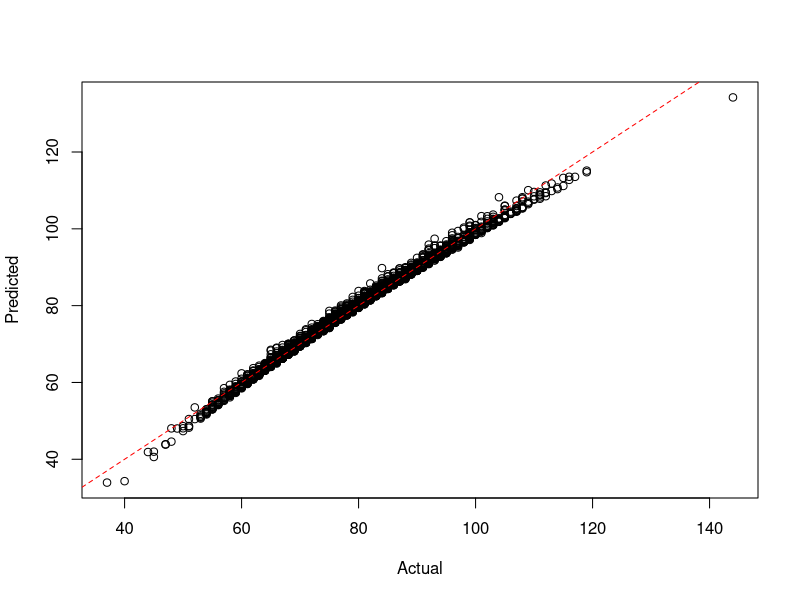

The R source for this figure:
setwd("c:/github/doerodney/NCAAB-D1M-2015-2016")

df = read.csv("dataframe.csv", header=TRUE)

summary(df)

# margin of victory
# df$mov = df$win_points_scored - df$loss_points_scored

model = lm(win_points_scored ~
	win_conference + 
	win_possessions + 
	win_offensive_rating + 
	win_defensive_rating + 
	win_personal_fouls + 
	loss_conference + 
	loss_possessions + 
	loss_offensive_rating + 
	loss_defensive_rating + 
	loss_defensive_rebounds + 
	loss_steals + 
	loss_blocked_shots + 
	loss_personal_fouls,
	data=df)

# remove low contributors
plotFit <- function(yObserved, yFitted, intercept=0) {
  plot(yObserved, yFitted, xlab="Actual", ylab="Predicted")
  abline(intercept, 1, lty=2, col=rgb(1,0,0))
}

plotFit(df$win_points_scored, fitted(model))


getGamePossessionRange <- function(df, teamName, opponentName) {
    teamPossessions <- getPossessions(df, teamName)
    opponentPossessions <- getPossessions(df, opponentName)
    
    possessions <- sort(c(teamPossessions, opponentPossessions))
    
    possessionRange <- seq(min(possessions), max(possessions))
    
    return(possessionRange)
}  


getPossessions <- function(df, teamName) {
    df <- as.data.frame(df)
    Possessions <- c(df$win_possessions[which(df$win_team == teamName)],
                     df$loss_possessions[which(df$loss_team == teamName)])
    return(Possessions)
}


getOffensiveRatings <- function(df, teamName) {
    df <- as.data.frame(df)
    OffensiveRatings <- c(df$win_offensive_rating[which(df$win_team == teamName)],
                          df$loss_offensive_rating[which(df$loss_team == teamName)])
    return(OffensiveRatings)
}


getDefensiveRatings <- function(df, teamName) {
    df <- as.data.frame(df)
    DefensiveRatings <- c(df$win_defensive_rating[which(df$win_team == teamName)],
                          df$loss_defensive_rating[which(df$loss_team == teamName)])
    return(DefensiveRatings)
}


getDefensiveRebounds <- function(df, teamName) {
    df <- as.data.frame(df)
    DefensiveRebounds <- c(df$win_defensive_rebounds[which(df$win_team == teamName)],
                              df$loss_defensive_rebounds[which(df$loss_team == teamName)])
    return(DefensiveRebounds)
}


getPersonalFouls <- function(df, teamName) {
    df <- as.data.frame(df)
    PersonalFouls <- c(df$win_personal_fouls[which(df$win_team == teamName)],
                       df$loss_personal_fouls[which(df$loss_team == teamName)])
    return(PersonalFouls)
}


getSteals <- function(df, teamName) {
    df <- as.data.frame(df)
    Steals <- c(df$win_steals[which(df$win_team == teamName)],
                df$loss_steals[which(df$loss_team == teamName)])
    return(Steals)
}


getBlockedShots <- function(df, teamName) {
    df <- as.data.frame(df)
    BlockedShots <- c(df$win_blocked_shots[which(df$win_team == teamName)],
                      df$loss_blocked_shots[which(df$loss_team == teamName)])
    return(BlockedShots)
}


getTeamConference <- function(df, teamName) {
    df <- as.data.frame(df)
  
    TeamConferences = df$win_conference[which(df$win_team == teamName)]
    if (length(TeamConferences) == 0) {
        TeamConferences = df$loss_conference[which(df$loss_team == teamName)]
    }
    return(as.character(TeamConferences[1]))
}


predictWinner <- function(teamName, opponentName, df, model, nScenarios=10000)
{
  gamePossessionRange = getGamePossessionRange(df, teamName, opponentName)    
    
  teamConference = getTeamConference(df, teamName)
  teamOffensiveRatings = getOffensiveRatings(df, teamName)
  teamDefensiveRatings = getDefensiveRatings(df, teamName)
  teamDefensiveRebounds  = getDefensiveRebounds(df, teamName)
  teamSteals = getSteals(df, teamName)
  teamPersonalFouls = getPersonalFouls(df, teamName)
  teamBlockedShots = getBlockedShots(df, teamName)
  
  opponentConference = getTeamConference(df, opponentName)
  opponentOffensiveRatings = getOffensiveRatings(df, opponentName)
  opponentDefensiveRatings = getDefensiveRatings(df, opponentName)
  opponentDefensiveRebounds  = getDefensiveRebounds(df, opponentName)
  opponentSteals = getSteals(df, opponentName)
  opponentPersonalFouls = getPersonalFouls(df, opponentName)
  opponentBlockedShots = getBlockedShots(df, opponentName)
  
  game_possessions = sample(gamePossessionRange, nScenarios, replace=TRUE)
  
  # Simulate data between the 10th and 90th quantile.
  minQuantile = 0.1
  maxQuantile = 0.9
  
  win_conference = rep(teamConference, nScenarios)
  win_possessions = game_possessions
  
  filtered = quantile(teamOffensiveRatings, c(minQuantile, maxQuantile))
  win_offensive_rating = runif(nScenarios, filtered[[1]], filtered[[2]])
  
  filtered = quantile(teamDefensiveRatings, c(minQuantile, maxQuantile))
  win_defensive_rating = runif(nScenarios, filtered[[1]], filtered[[2]])
  
  win_personal_fouls = sample(min(teamPersonalFouls):max(teamPersonalFouls), nScenarios, replace=TRUE)
  loss_conference = rep(opponentConference, nScenarios)
  loss_possessions = game_possessions
  
  filtered = quantile(opponentOffensiveRatings, c(minQuantile, maxQuantile))
  loss_offensive_rating = runif(nScenarios, filtered[[1]], filtered[[2]])
  
  filtered = quantile(opponentDefensiveRatings, c(minQuantile, maxQuantile))
  loss_defensive_rating = runif(nScenarios, filtered[[1]], filtered[[2]])
  loss_defensive_rebounds = runif(nScenarios, min(opponentDefensiveRebounds), max(opponentDefensiveRebounds))
  loss_steals = sample(min(opponentSteals):max(opponentSteals), nScenarios, replace=TRUE)
  loss_blocked_shots = sample(min(opponentBlockedShots):max(opponentBlockedShots), nScenarios, replace=TRUE)
  
  loss_personal_fouls = sample(min(opponentPersonalFouls):max(opponentPersonalFouls), nScenarios, replace=TRUE)
  
  # Create data frame for team score prediction.
  dfpt = cbind.data.frame(
    win_conference,
    win_possessions,
    win_offensive_rating,
    win_defensive_rating,
    win_personal_fouls,
    loss_conference,
    loss_possessions,
    loss_offensive_rating,
    loss_defensive_rating,
    loss_defensive_rebounds,
    loss_steals,
    loss_blocked_shots,
    loss_personal_fouls
  )
  
  teamPointsScored = round(predict(model, dfpt))
  
  # Create data frame for opponent score prediction.
  # Switch conferences
  x = loss_conference
  loss_conference = win_conference
  win_conference = x
  
  # Switch possessions
  x = loss_possessions
  loss_possessions = win_possessions
  win_possessions = x
  
  # Switch offensive ratings
  x = loss_offensive_rating
  loss_offensive_rating = win_offensive_rating
  win_offensive_rating = x
  
  # Switch defensive ratings
  x = loss_defensive_rating
  loss_defensive_rating = win_defensive_rating
  win_defensive_rating= x
  
  win_personal_fouls = sample(min(opponentPersonalFouls):max(opponentPersonalFouls), nScenarios, replace=TRUE)
  
  loss_defensive_rebounds = runif(nScenarios, min(teamDefensiveRebounds), max(teamDefensiveRebounds))
  loss_steals = sample(min(teamSteals):max(teamSteals), nScenarios, replace=TRUE)
  loss_blocked_shots = sample(min(teamBlockedShots):max(teamBlockedShots), nScenarios, replace=TRUE)
  loss_personal_fouls = sample(min(teamPersonalFouls):max(teamPersonalFouls), nScenarios, replace=TRUE)
  
  dfpo = cbind.data.frame(
    win_conference,
    win_possessions,
    win_offensive_rating,
    win_defensive_rating,
    win_personal_fouls,
    loss_conference,
    loss_possessions,
    loss_offensive_rating,
    loss_defensive_rating,
    loss_defensive_rebounds,
    loss_steals,
    loss_blocked_shots,
    loss_personal_fouls
  )
  
  # Predict opponent points scored.
  opponentPointsScored = round(predict(model, dfpo))
  
  # Make a dataframe of points scored.  Not sure why...
  pointsScored = cbind.data.frame(teamPointsScored, opponentPointsScored)
  
  # Produce/report a result message.
  teamWins = pointsScored$teamPointsScored > pointsScored$opponentPointsScored
  msg = sprintf("%d scenarios of %s versus %s:\n", nScenarios, teamName, opponentName)
  cat(msg)
  nTeamWins = length(which(teamWins == TRUE))
  nOpponentWins = nScenarios - nTeamWins
  margin = numeric(nScenarios)
  xlabel = ''
  ylabel = ''
  x = seq(1:nScenarios)
  win_team_name = ''
  scenarios_won = 0
  if (nTeamWins > nOpponentWins) {
    margin = sort(pointsScored$teamPointsScored - pointsScored$opponentPointsScored)
    
    win_team_name = teamName
    scenarios_won = nTeamWins
  } else {
    margin = sort(pointsScored$opponentPointsScored - pointsScored$teamPointsScored)
    win_team_name = opponentName
    scenarios_won = nOpponentWins
  }
  
  margin.min = min(margin)
  margin.max = max(margin)
  margin.mean = mean(margin)
  margin.sd = sd(margin)
  xlabel = sprintf("%s wins %d scenarios with a mean margin of %4.1f, sd = %5.2f.\n", win_team_name, scenarios_won, margin.mean, margin.sd)
  
  x = seq(margin.min, margin.max, length=1000)
  y = dnorm(x, mean=margin.mean, sd=margin.sd)
  plot(x, y, main=msg, xlab=xlabel, ylab=ylabel, type="l")
  
  abline(v=(mean(margin)))

  cat(xlabel)
  cat("\n")
  
  return(win_team_name)
}
# Run to here...

rpi_top_16 = c(
    'kansas-jayhawks', 
    'villanova-wildcats',
    'virginia-cavaliers',
    'oregon-ducks',
    'xavier-musketeers',
    'oklahoma-sooners',
    'miami-fl-hurricanes',
    'utah-runnin-utes',
    'north-carolina-tar-heels',
    'maryland-terrapins',
    'west-virginia-mountaineers',
    'duke-blue-devils',
    #'smu-mustangs',
    'michigan-state-spartans',
    'california-golden-bears',
    'kentucky-wildcats',
    # 'louisville-cardinals',
    'purdue-boilermakers'
)

east_team_list = c(
    'villanova-wildcats',
    'miami-fl-hurricanes',
    'west-virginia-mountaineers',
    'maryland-terrapins',
    'iowa-state-cyclones',
    'dayton-flyers',
    'usc-trojans',
    'notre-dame-fighting-irish',
    'wisconsin-badgers',
    'butler-bulldogs',
    'temple-owls',
    'valparaiso-crusaders',
    'hofstra-pride',
    'akron-zips',
    'belmont-bruins',
    'north-florida-ospreys' 
)

# RPI = (WP * 0.25) + (OWP * 0.50) + (OOWP * 0.25)

predictBracketWinner<-function(team_list, df, model, nScenarios=10000)
{
  winner = ''
  
  # Preallocate vectors for subsequent rounds.
  quarter_finalist = character(8)
  semi_finalist = character(4)
  finalist = character(2)
  
  if (length(team_list == 16)) {
    cat("\n")
    cat("Round of 16:\n")
    quarter_finalist[1] = predictWinner(team_list[1], team_list[16], df, model, nScenarios) 
    quarter_finalist[2] = predictWinner(team_list[8], team_list[9], df, model, nScenarios)
    quarter_finalist[3] = predictWinner(team_list[5], team_list[12], df, model, nScenarios)
    quarter_finalist[4] = predictWinner(team_list[4], team_list[13], df, model, nScenarios)
    quarter_finalist[5] = predictWinner(team_list[6], team_list[11], df, model, nScenarios)
    quarter_finalist[6] = predictWinner(team_list[3], team_list[14], df, model, nScenarios)
    quarter_finalist[7] = predictWinner(team_list[7], team_list[10], df, model, nScenarios)
    quarter_finalist[8] = predictWinner(team_list[2], team_list[15], df, model, nScenarios)
    
    cat("\n")
    cat("Quarter-finals:\n")
    semi_finalist[1] = predictWinner(quarter_finalist[1], quarter_finalist[2], df, model, nScenarios)
    semi_finalist[2] = predictWinner(quarter_finalist[3], quarter_finalist[4], df, model, nScenarios)
    semi_finalist[3] = predictWinner(quarter_finalist[5], quarter_finalist[6], df, model, nScenarios)
    semi_finalist[4] = predictWinner(quarter_finalist[7], quarter_finalist[8], df, model, nScenarios)
    
    cat("\n")
    cat("Semi-finals:\n")
    finalist[1] = predictWinner(semi_finalist[1], semi_finalist[2], df, model, nScenarios)
    finalist[2] = predictWinner(semi_finalist[3], semi_finalist[4], df, model, nScenarios)
    
    cat("\n")
    cat("Final:\n")
    winner = predictWinner(finalist[1], finalist[2], df, model, nScenarios)
  }
  else {
    winner = sprintf("The team list needs 16 teams.  The supplied list has %d.", length(team_list))
  }
  
  return(winner)
}  


get_east_teams<-function()
{  
  teams = c('villanova-wildcats', 'virginia-cavaliers', 
  'oklahoma-sooners', 'louisville-cardinals',
  'uni-panthers', 'providence-friars',
  'michigan-state-spartans', 'north-carolina-state-wolfpack',
  'lsu-tigers', 'georgia-bulldogs', 
  'dayton-flyers', 'wyoming-cowboys', 
  'uc-irvine-anteaters', 'albany-great-danes', 
  'belmont-bruins', 'lafayette-leopards') 
  
  return(teams)
}  
 
 
get_midwest_teams<-function()
{
  teams = c('kentucky-wildcats', 'kansas-jayhawks', 
  'notre-dame-fighting-irish', 'maryland-terrapins', 
  'west-virginia-mountaineers','butler-bulldogs',  
  'wichita-state-shockers',  'cincinnati-bearcats', 
  'purdue-boilermakers', 'indiana-hoosiers', 
  'texas-longhorns', 'buffalo-bulls', 
  'valparaiso-crusaders', 'northeastern-huskies',
  'new-mexico-state-aggies', 'hampton-pirates')
  
  return(teams)
}


get_south_teams<-function()
{
  teams = c('duke-blue-devils','gonzaga-bulldogs',
  'iowa-state-cyclones', 'georgetown-hoyas',
  'utah-runnin-utes', 'smu-mustangs',
  'iowa-hawkeyes', 'san-diego-state-aztecs',
  'st-johns-red-storm', 'davidson-wildcats',
  'ucla-bruins', 'stephen-f-austin-lumberjacks',
  'eastern-washington-eagles', 'uab-blazers',
  'north-dakota-state-bison', 'robert-morris-colonials')
  
   return(teams)
}


get_west_teams<-function()
{
  teams = c('wisconsin-badgers', 'arizona-wildcats', 
  'baylor-bears', 'north-carolina-tar-heels', 
  'arkansas-razorbacks', 'xavier-musketeers',
  'vcu-rams', 'oregon-ducks',
  'oklahoma-state-cowboys', 'ohio-state-buckeyes',
  'ole-miss-rebels', 'wofford-terriers',
  'harvard-crimson', 'georgia-state-panthers',
  'texas-southern-tigers', 'coastal-carolina-chanticleers')
  
  return(teams)
}


predictTournamentWinner<-function(df, model)
{
	semifinalists = character(4)
	# East
	cat("\n")
    cat("East Bracket Championship:\n")
	teams = get_east_teams()
	semifinalists[1] = predictBracketWinner(teams, df, model)
	
	# Midwest
	cat("\n")
    cat("Midwest Bracket Championship:\n")
	teams = get_midwest_teams()
	semifinalists[2] = predictBracketWinner(teams, df, model)
	
	# West
	cat("\n")
    cat("West Bracket Championship:\n")
	teams = get_west_teams()
	semifinalists[3] = predictBracketWinner(teams, df, model)
	
	# South
	cat("\n")
    cat("South Bracket Championship:\n")
	teams = get_south_teams()
	semifinalists[4] = predictBracketWinner(teams, df, model)
	
	cat("\n")
    cat("Final Four:\n")
	finalists = character(2)
	finalists[1] = predictWinner(semifinalists[1], semifinalists[4], df, model)
	finalists[2] = predictWinner(semifinalists[2], semifinalists[3], df, model)
	cat("\n")
  
  cat("Final Two:\n")
  champion = predictWinner( finalists[1], finalists[2], df, model)
    
}

#---Run from top down to here.--------------------------------




getHomeAwayMarginOfVictory<- function( team_name, df) {
    # Determine indexes that involve team.
	win_index = which(df$win_team == team_name)
	loss_index = which(df$loss_team == team_name)
	
	# What were the win and loss margins?
	win_margin = df$win_points_scored[win_index] - df$loss_points[win_index]
	loss_margin = df$loss_points[loss_index] - df$win_points_scored[loss_index]
	
	# What courts were used?
	win_loss = c('home', 'away')
	win_court = ifelse(df$win_court[win_index] == win_loss[1], win_loss[1], win_loss[2])
	loss_court = ifelse(df$win_court[loss_index] == 'home', win_loss[2], win_loss[1])

	margin = c(win_margin, loss_margin)
	court = c(win_court, loss_court)
	court = as.factor(court)
	df_team = data.frame(margin, court)
	
	return(df_team)
}

getHomeCourtAdvantage <- function( team_name, df) {
	df_team = getHomeAwayMarginOfVictory(team_name, df)
	mdl = aov(margin ~ court, data=df_team)
	
	x = summary.lm(mdl)
	
	home_court_advantage = x$coefficients[1,1] + x$coefficients[2,1]
	probability = x$coefficients[2,4]
	
	alist = list('home_court_advantage'=home_court_advantage,
		'probability'=probability)
		
	return(alist)
}

plotHomeCourtAdvantage <- function( team_name, df) {
	df_team = getHomeAwayMarginOfVictory(team_name, df)
	alist = getHomeCourtAdvantage(team_name, df)
	home_court_advantage = alist$home_court_advantage
	probability = alist$probability
	
	significance = ifelse(probability < 0.05, 'significant', 'not significant')
	
	grand_mean = mean(df_team$margin)
	mean_margin_by_court = tapply(df_team$margin, df_team$court, mean)
	home_mean = mean_margin_by_court['home']
	away_mean = mean_margin_by_court['away']
	title = sprintf("Margin of victory against D1 opponents: %s", team_name)
	# x axis values are just an index.
	x = seq(1, length(df_team$margin))
	
	# Initially plot blanks just to initialize.
	ylabel = sprintf("Home court advantage: %2.0f (%s)", home_court_advantage, significance)
	plot(x, df_team$margin[x], main=title, xlab='game', ylab=ylabel, type='n')
	legend("topright", legend=c('home', 'away'), col=c('green', 'red'), pch=c(17,25))
	
	# Plot the mean lines.
	abline(h=0)
	abline(h=grand_mean)
	abline(h=home_mean, col='green')
	abline(h=away_mean, col='red')
	
	# Get indexes for home and away courts.
	home_index = which(df_team$court == 'home')
	away_index = which(df_team$court == 'away')
	
	# Plot points for home and away indexes.
	points(home_index, df_team$margin[home_index], col='green', pch=17)
	points(away_index, df_team$margin[away_index], col='red', pch=25)
}


plotOffensiveRating <- function( team_name, other_team_name, df) {
	# Get the offensive rating for each team in both win and loss results.
	# Get the relevant rows from the dataframe argument.
	
	# Create a subset dataframe.					  
	dfprime = subset(df, 
		select=c(win_team, win_offensive_rating, loss_team, loss_offensive_rating),
		subset=(win_team == team_name | loss_team == team_name |
		        win_team == other_team_name | loss_team == other_team_name))
	
	# Create labels for the legend.
	team_win_label = sprintf("%s win", team_name)
	team_loss_label = sprintf("%s loss", team_name)
	other_team_win_label = sprintf("%s win", other_team_name)
	other_team_loss_label = sprintf("%s loss", other_team_name)
	title_label = sprintf("Offensive ratings of %s and %s", team_name, other_team_name)
	
	# Plot points for team win and loss indexes.
	team_win_rows = which(dfprime$win_team == team_name)
	team_loss_rows = which(dfprime$loss_team == team_name)
	other_win_rows = which(dfprime$win_team == other_team_name)
	other_loss_rows = which(dfprime$loss_team == other_team_name)
	
	# Create initial plot data.
	x = c(team_win_rows, team_loss_rows, other_win_rows, other_loss_rows) 
	offensive_rating_list = c(
		dfprime$win_offensive_rating[team_win_rows],
		dfprime$loss_offensive_rating[team_loss_rows],
		dfprime$win_offensive_rating[other_win_rows],
		dfprime$loss_offensive_rating[other_loss_rows] )
	
	# Initially plot blanks just to initialize the graph.
	plot(x, offensive_rating_list, main=title_label, xlab='', ylab='offensive_rating', type='n')
	legend("topright", 
			legend=c(team_win_label, team_loss_label, 
			         other_team_win_label, other_team_loss_label), 
			col=c('green', 'red', 'blue', 'orange'), 
			pch=c(2, 6, 3, 4))
	
	points(team_win_rows, dfprime$win_offensive_rating[team_win_rows], col='green', pch=2)
	points(team_loss_rows, dfprime$loss_offensive_rating[team_loss_rows], col='red', pch=6)
	points(other_win_rows, dfprime$win_offensive_rating[other_win_rows], col='blue', pch=3)
	points(other_loss_rows, dfprime$loss_offensive_rating[other_loss_rows], col='red', pch=4)
}

plotDefensiveRating <- function( team_name, other_team_name, df) {
	# Get the defensive rating for each team in both win and loss results.
	# Get the relevant rows from the dataframe argument.
	# Create a subset dataframe.					  
	dfprime = subset(df, 
		select=c(win_team, win_defensive_rating, loss_team, loss_defensive_rating),
		subset=(win_team == team_name | loss_team == team_name |
		        win_team == other_team_name | loss_team == other_team_name))
	
	# Create labels for the legend.
	team_win_label = sprintf("%s win", team_name)
	team_loss_label = sprintf("%s loss", team_name)
	other_team_win_label = sprintf("%s win", other_team_name)
	other_team_loss_label = sprintf("%s loss", other_team_name)
	title_label = sprintf("Defensive ratings of %s and %s", team_name, other_team_name)
	
	# Plot points for team win and loss indexes.
	team_win_rows = which(dfprime$win_team == team_name)
	team_loss_rows = which(dfprime$loss_team == team_name)
	other_win_rows = which(dfprime$win_team == other_team_name)
	other_loss_rows = which(dfprime$loss_team == other_team_name)
	
	# Create initial plot data.
	x = c(team_win_rows, team_loss_rows, other_win_rows, other_loss_rows) 
	defensive_rating_list = c(
		dfprime$win_defensive_rating[team_win_rows],
		dfprime$loss_defensive_rating[team_loss_rows],
		dfprime$win_defensive_rating[other_win_rows],
		dfprime$loss_defensive_rating[other_loss_rows] )
	
	# Initially plot blanks just to initialize the graph.
	plot(x, defensive_rating_list, main=title_label, xlab='', ylab='defensive_rating', type='n')
	legend("topright", 
			legend=c(team_win_label, team_loss_label, 
			         other_team_win_label, other_team_loss_label), 
			col=c('green', 'red', 'blue', 'orange'), 
			pch=c(2, 6, 3, 4))
	
	points(team_win_rows, dfprime$win_defensive_rating[team_win_rows], col='green', pch=2)
	points(team_loss_rows, dfprime$loss_defensive_rating[team_loss_rows], col='red', pch=6)
	points(other_win_rows, dfprime$win_defensive_rating[other_win_rows], col='blue', pch=3)
	points(other_loss_rows, dfprime$loss_defensive_rating[other_loss_rows], col='red', pch=4)
}


# Bracket couples:
# 1-16
# 8-9
# 5-12
# 4-13
# 6-11
# 3-14
# 7-10
# 2-15



test_predictions<-function(game_date, data_date, df) 
{
   dfprime = df[which(df$date <= data_date), ]
   mprime = lm(win_points_scored ~
                 win_conference + 
                 win_possessions + 
                 win_offensive_rating + 
                 win_defensive_rating + 
                 win_personal_fouls + 
                 loss_conference + 
                 loss_possessions + 
                 loss_offensive_rating + 
                 loss_defensive_rating + 
                 loss_defensive_rebounds + 
                 loss_steals + 
                 loss_blocked_shots + 
                 loss_personal_fouls,
                 data=dfprime)
   win_team_list = df$win_team[which(df$date == game_date)]
   loss_team_list = df$loss_team[which(df$date == game_date)]
   
   game_count = length(win_team_list)
   
   correct_count = 0
   for (i in 1:game_count) {
     win_team = as.character(win_team_list[i])
     loss_team = as.character(loss_team_list[i])
     predicted_win_team = predictWinner(win_team, loss_team, dfprime, mprime)
     if (predicted_win_team == win_team) {
       correct_count = correct_count + 1
     }
   }
   
   sprintf("%d correct out of %d for %d using data from %d.", 
           correct_count, game_count, game_date, data_date)
}
